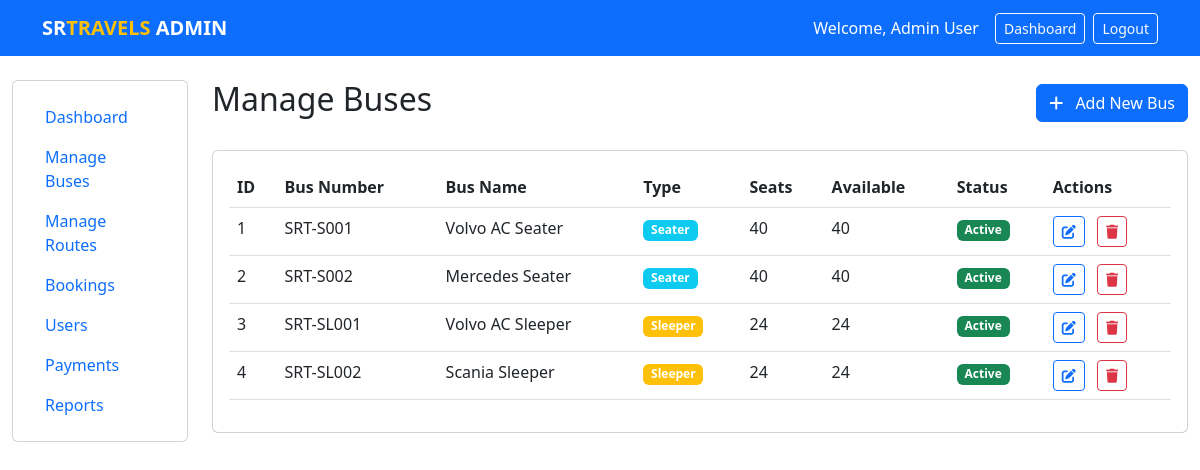
Page /admin-buses.php (signed in) on the committed database.
### tables this page shows
CREATE TABLE buses (
    id INT PRIMARY KEY AUTO_INCREMENT,
    bus_number VARCHAR(20) UNIQUE NOT NULL,
    bus_name VARCHAR(100) NOT NULL,
    bus_type ENUM('seater', 'sleeper') NOT NULL,
    total_seats INT NOT NULL,
    available_seats INT NOT NULL,
    amenities TEXT,
    status ENUM('active', 'inactive', 'maintenance') DEFAULT 'active',
    created_at TIMESTAMP DEFAULT CURRENT_TIMESTAMP
);

### admin-buses.php (the view, shortened to what this page needs)
<?php
require_once 'config.php';
$buses_query = "SELECT * FROM buses ORDER BY created_at DESC";
$buses_result = mysqli_query($conn, $buses_query);
?>
<!DOCTYPE html>
<html lang="en">
<head>
    <link href="https://cdn.jsdelivr.net/npm/bootstrap@5.3.0-alpha1/dist/css/bootstrap.min.css" rel="stylesheet">
    <link rel="stylesheet" href="https://cdnjs.cloudflare.com/ajax/libs/font-awesome/6.4.0/css/all.min.css">
</head>
<body>
    <nav class="navbar navbar-expand-lg navbar-dark bg-primary">
        <div class="container">
            <a class="navbar-brand fw-bold" href="index.php">SR<span class="text-warning">TRAVELS</span> ADMIN</a>
            <div class="d-flex align-items-center">
                <span class="text-white me-3">Welcome, <?php echo $_SESSION['full_name']; ?></span>
                <a href="admin.php" class="btn btn-outline-light btn-sm me-2">Dashboard</a>
                <a href="logout.php" class="btn btn-outline-light btn-sm">Logout</a>
            </div>
        </div>
    </nav>
    <div class="container-fluid py-4">
        <div class="row">
            <div class="col-lg-2">
                <div class="card">
                    <div class="card-body">
                        <nav class="nav flex-column">
                            <a class="nav-link" href="admin.php">Dashboard</a>
                            <a class="nav-link active" href="admin-buses.php">Manage Buses</a>
                            <a class="nav-link" href="admin-routes.php">Manage Routes</a>
                            <a class="nav-link" href="admin-bookings.php">Bookings</a>
                            <a class="nav-link" href="admin-users.php">Users</a>
                            <a class="nav-link" href="admin-payments.php">Payments</a>
                            <a class="nav-link" href="admin-reports.php">Reports</a>
                        </nav>
                    </div>
                </div>
            </div>
            <div class="col-lg-10">
                <div class="d-flex justify-content-between align-items-center mb-4">
                    <h2>Manage Buses</h2>
                    <button class="btn btn-primary" data-bs-toggle="modal" data-bs-target="#addBusModal">
                        <i class="fas fa-plus me-2"></i> Add New Bus
                    </button>
                </div>
                <div class="card">
                    <div class="card-body">
                        <div class="table-responsive">
                            <table class="table table-hover">
                                <thead>
                                    <tr>
                                        <th>ID</th>
                                        <th>Bus Number</th>
                                        <th>Bus Name</th>
                                        <th>Type</th>
                                        <th>Seats</th>
                                        <th>Available</th>
                                        <th>Status</th>
                                        <th>Actions</th>
                                    </tr>
                                </thead>
                                <tbody>
                                    <?php while($bus = mysqli_fetch_assoc($buses_result)): ?>
                                    <tr>
                                        <td><?php echo $bus['id']; ?></td>
                                        <td><?php echo $bus['bus_number']; ?></td>
                                        <td><?php echo $bus['bus_name']; ?></td>
                                        <td>
                                            <span class="badge bg-<?php echo $bus['bus_type'] == 'seater' ? 'info' : 'warning'; ?>">
                                                <?php echo ucfirst($bus['bus_type']); ?>
                                            </span>
                                        </td>
                                        <td><?php echo $bus['total_seats']; ?></td>
                                        <td><?php echo $bus['available_seats']; ?></td>
                                        <td>
                                            <span class="badge bg-<?php
                                                echo $bus['status'] == 'active' ? 'success' :
                                                     ($bus['status'] == 'maintenance' ? 'warning' : 'danger');
                                            ?>">
                                                <?php echo ucfirst($bus['status']); ?>
                                            </span>
                                        </td>
                                        <td>
                                            <button class="btn btn-sm btn-outline-primary me-2"
                                                    data-bs-toggle="modal"
                                                    data-bs-target="#editBusModal<?php echo $bus['id']; ?>">
                                                <i class="fas fa-edit"></i>
                                            </button>
                                            <button class="btn btn-sm btn-outline-danger"
                                                    data-bs-toggle="modal"
                                                    data-bs-target="#deleteBusModal<?php echo $bus['id']; ?>">
                                                <i class="fas fa-trash"></i>
                                            </button>
                                        </td>
                                    </tr>
                                    <?php endwhile; ?>
                                </tbody>
                            </table>
                        </div>
                    </div>
                </div>
            </div>
        </div>
    </div>
</body>
</html>

### rows in the picture
buses: id "1", bus_number "SRT-S001", bus_name "Volvo AC Seater", bus_type "Seater", total_seats "40", available_seats "40", status "Active"
buses: id "2", bus_number "SRT-S002", bus_name "Mercedes Seater", bus_type "Seater", total_seats "40", available_seats "40", status "Active"
buses: id "3", bus_number "SRT-SL001", bus_name "Volvo AC Sleeper", bus_type "Sleeper", total_seats "24", available_seats "24", status "Active"
buses: id "4", bus_number "SRT-SL002", bus_name "Scania Sleeper", bus_type "Sleeper", total_seats "24", available_seats "24", status "Active"

### other values in the picture
$_SESSION['full_name'] "Admin User"
